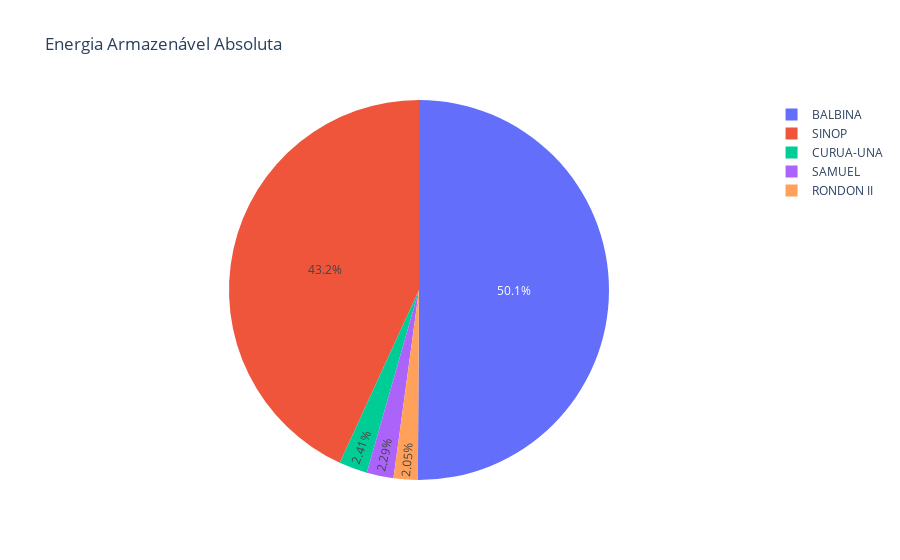
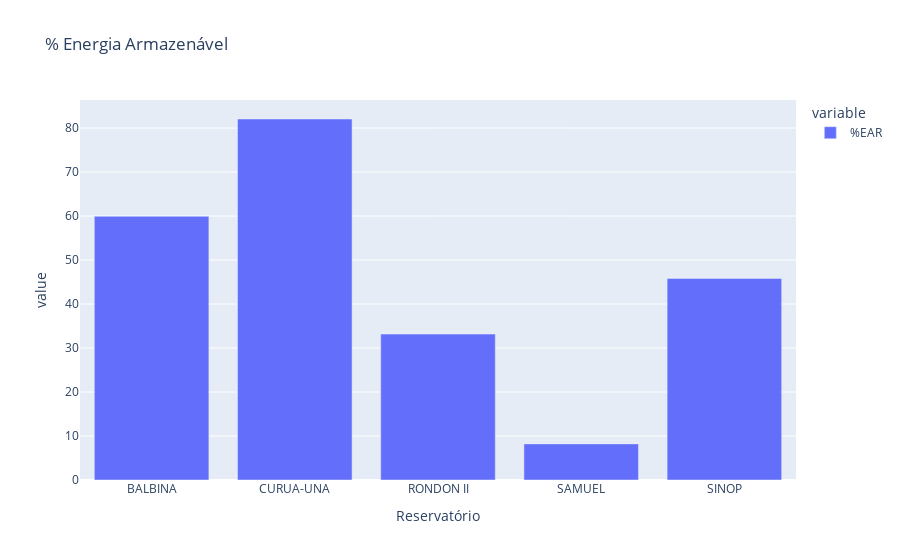

The notebook cell saved with these charts, in order:
### Code cell
pie_bacia = all_res_query['EAR'].copy()
pie_bacia.name = ''
fig = px.pie(all_res_query, values='EAR', names=all_res_query.index, title='Energia Armazenável Absoluta')
fig.show()
bar = all_res_query['%EAR'].copy()
bar.plot(kind='bar', title='% Energia Armazenável')

### Figure 1 — Plotly figure (JSON) as saved in the notebook; plotly's stock layout.template omitted (floating-point values rounded to 4 significant figures)
{"data": [{"domain": {"x": [0, 1], "y": [0, 1]}, "hovertemplate": "Reservatório=%{label}<br>EAR=%{value}<extra></extra>", "labels": ["BALBINA", "CURUA-UNA", "RONDON II", "SAMUEL", "SINOP"], "legendgroup": "", "name": "", "showlegend": true, "type": "pie", "values": [465.4, 22.38, 19.07, 21.26, 401.0]}], "layout": {"legend": {"tracegroupgap": 0}, "title": {"text": "Energia Armazenável Absoluta"}}}

### Figure 2 — Plotly figure (JSON) as saved in the notebook; plotly's stock layout.template omitted (floating-point values rounded to 4 significant figures)
{"data": [{"alignmentgroup": "True", "hovertemplate": "variable=%EAR<br>Reservatório=%{x}<br>value=%{y}<extra></extra>", "legendgroup": "%EAR", "marker": {"color": "#636efa", "pattern": {"shape": ""}}, "name": "%EAR", "offsetgroup": "%EAR", "orientation": "v", "showlegend": true, "textposition": "auto", "type": "bar", "x": ["BALBINA", "CURUA-UNA", "RONDON II", "SAMUEL", "SINOP"], "xaxis": "x", "y": [59.94, 82.06, 33.17, 8.21, 45.82], "yaxis": "y"}], "layout": {"barmode": "relative", "legend": {"title": {"text": "variable"}, "tracegroupgap": 0}, "title": {"text": "% Energia Armazenável"}, "xaxis": {"anchor": "y", "domain": [0, 1], "title": {"text": "Reservatório"}}, "yaxis": {"anchor": "x", "domain": [0, 1], "title": {"text": "value"}}}}
